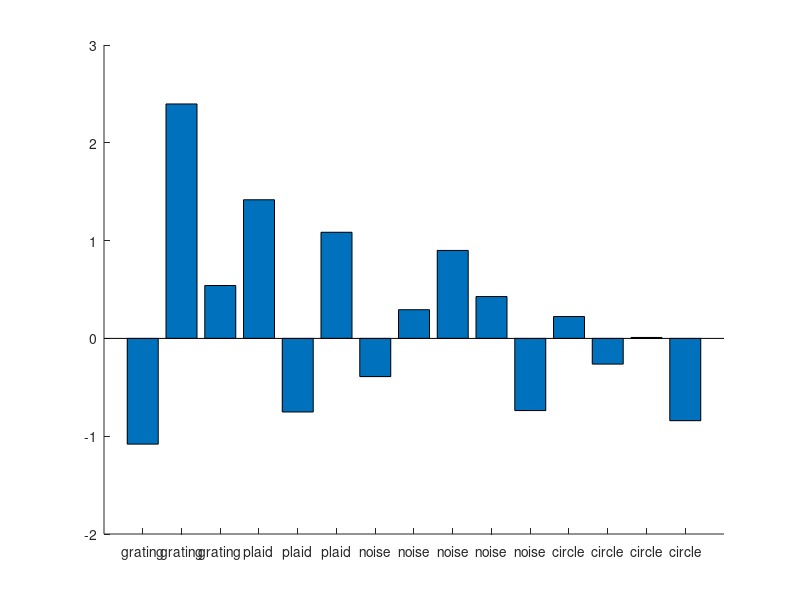
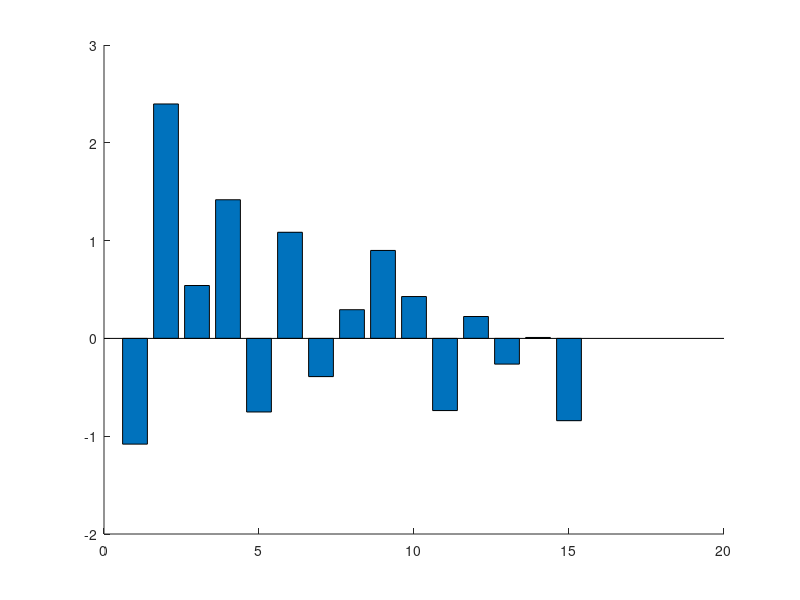

Reproduce these figures in MATLAB, in order. (Note: this script raises an error after producing the figures.)
% Demonstration for addXlabels.m

% In my work, I show images to humans and gather fMRI data.
% For a given voxel, the data I collect is one regression weight per voxel
% per type of stimulus I showed. In a dataset with several dozen
% trial types, where the trial types come from related categories (like
% five types of grating, five types of plaid, etc.), labeling the x axis of
% the bar graph can be annoying. Here's how I fixed that.

% Simulated numerical data from fifteen trial types:
data = randn(1, 15) + 0.5;

% Category names we collected data from, for example several different types
% of grating, several types of plaid, etc.
categories = {'grating', 'grating', 'grating', ...
    'plaid', 'plaid', 'plaid',...
    'noise', 'noise', 'noise', 'noise', 'noise', ...
    'circle', 'circle', 'circle', 'circle'};

%% Plot all the data, without the helper function
% this looks horrible, and it's hard to see the category boundaries
figure; hold on;
bar(data);
set(gca,'XTick', 1:length(categories), 'XTickLabel', categories);

%% Plot all the data, with the addXlabels function
% This is pretty, yay!
figure; hold on;
bar(data);
addXlabels(1:length(categories), categories);

%% Drop the first 'plaid' condition, ignore all the 'noise' conditions,
% and it still draws the lines correctly!
subset = [1:3, 5:6, 12:15];
figure; hold on;
bar(data(subset));
addXlabels(subset, categories);